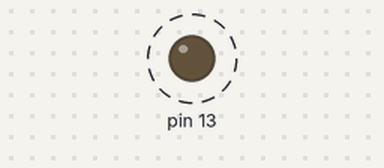
The sketch below on a simulated Arduino Uno, built with avr-gcc and run on an emulated ATmega328P. Parts: output pins drawn as LEDs (lit = HIGH). Dashed ring = blinking.

Above: at 0.5 s.
Timing chart, 0 to 4.6 s (numbered marks = the images above):
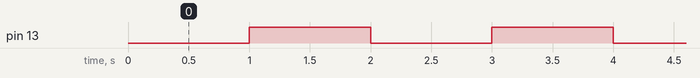

The sketch:

timer1-ctc-ocr-polling.ino
```cpp
/*******************************************************************************
 * Make delay 1s with timer 1, CTC mode(top = OCR1A), prescaler 256, pooling
 * OCR1A = (1s*16000000Hz)/256 = 62500 = 0xF424
 *******************************************************************************
 */

void setup()
{
  // PB5 (Arduino digital pin 13) as output
  bitSet(DDRB, 5);
}

void loop()
{
  // Toggle LED on pin 13
  bitSet(PINB, 5);
  // Delay 1s
  T1Delay();
}

// Delay 1s
void T1Delay()
{
  // Load initial count value
  TCNT1 = 0;
  // Load compare match value
  OCR1A = 0xF424;
  // CTC mode, prescaler 256
  TCCR1A = 0;
  TCCR1B = (1 << WGM12) | (1 << CS12);
  // Wait until timer 1 compare match
  while (!(TIFR1 & (1 << OCF1A)));
  // Stop timer 1
  TCCR1B = 0;
  // Clear OCF1A flag
  TIFR1 = (1 << OCF1A);
}
```

Measured:
- by itself, pin 13: alternates HIGH for 1.0 s and LOW for 1.0 s
